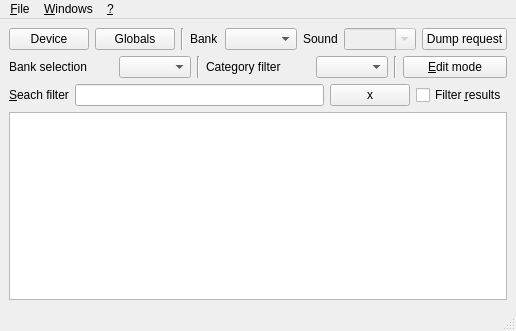
<?xml version="1.0" encoding="UTF-8"?>
<ui version="4.0">
 <class>MainWindow</class>
 <widget class="QMainWindow" name="MainWindow">
  <property name="geometry">
   <rect>
    <x>0</x>
    <y>0</y>
    <width>477</width>
    <height>331</height>
   </rect>
  </property>
  <property name="windowTitle">
   <string>Blofeld Librarian</string>
  </property>
  <widget class="QWidget" name="centralwidget">
   <layout class="QGridLayout" name="gridLayout">
    <item row="0" column="0">
     <layout class="QHBoxLayout" name="horizontalLayout_2">
      <item>
       <widget class="QPushButton" name="device_btn">
        <property name="text">
         <string>Device</string>
        </property>
       </widget>
      </item>
      <item>
       <widget class="QPushButton" name="globals_btn">
        <property name="text">
         <string>Globals</string>
        </property>
       </widget>
      </item>
      <item>
       <widget class="Line" name="line_2">
        <property name="orientation">
         <enum>Qt::Vertical</enum>
        </property>
       </widget>
      </item>
      <item>
       <widget class="QLabel" name="label_3">
        <property name="sizePolicy">
         <sizepolicy hsizetype="Fixed" vsizetype="Preferred">
          <horstretch>0</horstretch>
          <verstretch>0</verstretch>
         </sizepolicy>
        </property>
        <property name="text">
         <string>Bank</string>
        </property>
       </widget>
      </item>
      <item>
       <widget class="QComboBox" name="bank_dump_combo">
        <property name="sizePolicy">
         <sizepolicy hsizetype="Fixed" vsizetype="Fixed">
          <horstretch>0</horstretch>
          <verstretch>0</verstretch>
         </sizepolicy>
        </property>
       </widget>
      </item>
      <item>
       <widget class="QLabel" name="label_4">
        <property name="sizePolicy">
         <sizepolicy hsizetype="Fixed" vsizetype="Preferred">
          <horstretch>0</horstretch>
          <verstretch>0</verstretch>
         </sizepolicy>
        </property>
        <property name="text">
         <string>Sound</string>
        </property>
       </widget>
      </item>
      <item>
       <widget class="QComboBox" name="sound_dump_combo">
        <property name="enabled">
         <bool>false</bool>
        </property>
        <property name="sizePolicy">
         <sizepolicy hsizetype="Fixed" vsizetype="Fixed">
          <horstretch>0</horstretch>
          <verstretch>0</verstretch>
         </sizepolicy>
        </property>
        <property name="editable">
         <bool>true</bool>
        </property>
        <property name="insertPolicy">
         <enum>QComboBox::NoInsert</enum>
        </property>
       </widget>
      </item>
      <item>
       <widget class="QPushButton" name="dump_btn">
        <property name="text">
         <string>Dump request</string>
        </property>
       </widget>
      </item>
     </layout>
    </item>
    <item row="1" column="0">
     <layout class="QHBoxLayout" name="horizontalLayout">
      <item>
       <widget class="QLabel" name="label">
        <property name="text">
         <string>Bank selection</string>
        </property>
       </widget>
      </item>
      <item>
       <widget class="QComboBox" name="bank_filter_combo">
        <property name="sizePolicy">
         <sizepolicy hsizetype="Fixed" vsizetype="Fixed">
          <horstretch>0</horstretch>
          <verstretch>0</verstretch>
         </sizepolicy>
        </property>
       </widget>
      </item>
      <item>
       <widget class="Line" name="line">
        <property name="orientation">
         <enum>Qt::Vertical</enum>
        </property>
       </widget>
      </item>
      <item>
       <widget class="QLabel" name="label_2">
        <property name="text">
         <string>Category filter</string>
        </property>
       </widget>
      </item>
      <item>
       <widget class="QComboBox" name="cat_filter_combo">
        <property name="sizePolicy">
         <sizepolicy hsizetype="Fixed" vsizetype="Fixed">
          <horstretch>0</horstretch>
          <verstretch>0</verstretch>
         </sizepolicy>
        </property>
        <property name="maxVisibleItems">
         <number>16</number>
        </property>
        <property name="sizeAdjustPolicy">
         <enum>QComboBox::AdjustToContents</enum>
        </property>
       </widget>
      </item>
      <item>
       <widget class="Line" name="line_3">
        <property name="orientation">
         <enum>Qt::Vertical</enum>
        </property>
       </widget>
      </item>
      <item>
       <widget class="QPushButton" name="edit_btn">
        <property name="text">
         <string>&amp;Edit mode</string>
        </property>
        <property name="checkable">
         <bool>true</bool>
        </property>
       </widget>
      </item>
     </layout>
    </item>
    <item row="2" column="0">
     <layout class="QHBoxLayout" name="horizontalLayout_3">
      <item>
       <widget class="QLabel" name="label_5">
        <property name="text">
         <string>&amp;Seach filter</string>
        </property>
        <property name="buddy">
         <cstring>search_edit</cstring>
        </property>
       </widget>
      </item>
      <item>
       <widget class="QLineEdit" name="search_edit"/>
      </item>
      <item>
       <widget class="QPushButton" name="search_clear_btn">
        <property name="toolTip">
         <string>Clear filter</string>
        </property>
        <property name="text">
         <string>x</string>
        </property>
       </widget>
      </item>
      <item>
       <widget class="QCheckBox" name="search_filter_chk">
        <property name="text">
         <string>Filter &amp;results</string>
        </property>
       </widget>
      </item>
     </layout>
    </item>
    <item row="3" column="0">
     <widget class="QTableView" name="blofeld_sounds_table">
      <property name="editTriggers">
       <set>QAbstractItemView::NoEditTriggers</set>
      </property>
      <property name="tabKeyNavigation">
       <bool>false</bool>
      </property>
      <property name="dragEnabled">
       <bool>true</bool>
      </property>
      <property name="dragDropOverwriteMode">
       <bool>false</bool>
      </property>
      <property name="dragDropMode">
       <enum>QAbstractItemView::InternalMove</enum>
      </property>
      <property name="selectionMode">
       <enum>QAbstractItemView::ContiguousSelection</enum>
      </property>
      <property name="selectionBehavior">
       <enum>QAbstractItemView::SelectRows</enum>
      </property>
      <property name="verticalScrollMode">
       <enum>QAbstractItemView::ScrollPerPixel</enum>
      </property>
      <attribute name="verticalHeaderVisible">
       <bool>false</bool>
      </attribute>
     </widget>
    </item>
   </layout>
  </widget>
  <widget class="QMenuBar" name="menubar">
   <property name="geometry">
    <rect>
     <x>0</x>
     <y>0</y>
     <width>477</width>
     <height>17</height>
    </rect>
   </property>
   <widget class="QMenu" name="menuFile">
    <property name="title">
     <string>&amp;File</string>
    </property>
    <addaction name="saveAction"/>
    <addaction name="textExportAction"/>
    <addaction name="separator"/>
    <addaction name="quitAction"/>
   </widget>
   <widget class="QMenu" name="menu_Windows">
    <property name="title">
     <string>&amp;Windows</string>
    </property>
    <addaction name="editorAction"/>
    <addaction name="separator"/>
    <addaction name="settingsAction"/>
   </widget>
   <widget class="QMenu" name="menu">
    <property name="title">
     <string>&amp;?</string>
    </property>
    <addaction name="aboutAction"/>
    <addaction name="separator"/>
    <addaction name="aboutQtAction"/>
   </widget>
   <addaction name="menuFile"/>
   <addaction name="menu_Windows"/>
   <addaction name="menu"/>
  </widget>
  <widget class="QStatusBar" name="statusbar"/>
  <action name="settingsAction">
   <property name="text">
    <string>&amp;Preferences...</string>
   </property>
  </action>
  <action name="quitAction">
   <property name="text">
    <string>&amp;Quit</string>
   </property>
   <property name="shortcut">
    <string>Ctrl+Q</string>
   </property>
  </action>
  <action name="editorAction">
   <property name="text">
    <string>Editor</string>
   </property>
  </action>
  <action name="saveAction">
   <property name="text">
    <string>Save current library</string>
   </property>
   <property name="shortcut">
    <string>Ctrl+S</string>
   </property>
  </action>
  <action name="aboutAction">
   <property name="text">
    <string>About Mr. Bigglesworth...</string>
   </property>
  </action>
  <action name="aboutQtAction">
   <property name="text">
    <string>About Qt</string>
   </property>
  </action>
  <action name="textExportAction">
   <property name="text">
    <string>Export library to text file...</string>
   </property>
   <property name="shortcut">
    <string>Ctrl+P</string>
   </property>
  </action>
 </widget>
 <resources/>
 <connections/>
</ui>
